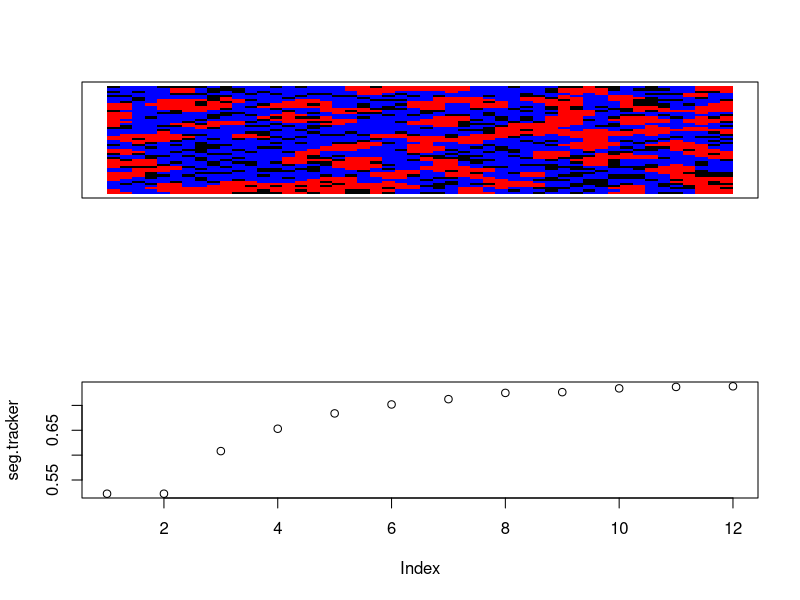

Here is the R script that generated this plot:
# model parameters ####
rows <- 50 
cols <- 50
proportion.group.1 <- .4 # proportion of red agents
empty <- .2 # proportion of grid that will be empty space
min.similarity <- 3/8 # minimum proportion of neighbors that are the same type to not move

# create.grid ####
# generates a rows x column matrix and randomly places the initial population
# values in the matrix are either 0, 1, or 2
# if 0, the space is empty
# 1 and 2 represent the two different groups
create.grid <- function(rows, cols, proportion.group.1, empty){
  pop.size.group.1 <- (rows*cols)*(1-empty)*proportion.group.1
  pop.size.group.2 <- (rows*cols)*(1-empty)*(1-proportion.group.1)
  
  initial.population <- sample(c(
    rep(1, pop.size.group.1), 
    rep(2, pop.size.group.2), 
    rep(0, (rows*cols)-pop.size.group.1-pop.size.group.2)
  ))
  grid <- matrix(initial.population, nrow=rows, ncol=cols)
}

# visualize.grid ####
# outputs a visualization of the grid, with red squares representing group 1,
# blue squares group 2, and black squares empty locations.
visualize.grid <- function(grid){
  image(grid, col=c('black','red','blue'), xaxs=NULL, yaxs=NULL, xaxt='n', yaxt='n')
}

# empty.locations ####
# returns all the locations in the grid that are empty
# output is an N x 2 array, with N equal to the number of empty locations
# the 2 columns contain the row and column of the empty location.
empty.locations <- function(grid){
  return(which(grid==0, arr.ind=T))
}

# similarity.to.center ####
# takes a grid and the center.val of that grid and returns
# the proportion of cells that are the same as the center,
# ignoring empty cells. the center.val must be specified
# manually in case the grid has an even number of rows or 
# columns
similarity.to.center <- function(grid.subset, center.val){
  if(center.val == 0){ return(NA) }
  same <- sum(grid.subset==center.val) - 1
  not.same <- sum(grid.subset!=center.val) - sum(grid.subset==0)
  return(same/(same+not.same))
}

# segregation ####
# computes the proportion of neighbors who are from the same group
segregation <- function(grid){
  same.count <- 0
  diff.count <- 0
  for(row in 1:(nrow(grid)-1)){
    for(col in 1:(ncol(grid)-1)){
      if(grid[row,col] != 0 && grid[row+1,col+1] != 0){
        if(grid[row,col] != grid[row+1,col+1]){
          diff.count <- diff.count + 1
        } else {
          same.count <- same.count + 1
        }
      }
    }
  }
  return(same.count / (same.count + diff.count))
}

# unhappy.agents ####
# takes a grid and a minimum similarity threshold and computes
# a list of all of the agents that are unhappy with their 
# current location. the output is N x 2, with N equal to the
# number of unhappy agents and the columns representing the 
# location (row, col) of the unhappy agent in the grid
unhappy.agents <- function(grid, min.similarity){
  grid.copy <- grid
  for(row in 1:rows){
    for(col in 1:cols){
      similarity.score <- similarity.to.center(grid[max(0, row-1):min(rows,row+1), max(0,col-1):min(cols,col+1)], grid[row,col])
      if(is.na(similarity.score)){
        grid.copy[row,col] <- NA
      } else {
        grid.copy[row,col] <- similarity.score >= min.similarity
      }
    }
  }
  return(which(grid.copy==FALSE, arr.ind = T))
}

# one.round ####
# runs a single round of the simulation. the round starts by finding
# all of the unhappy agents and empty spaces. then unhappy agents are randomly
# assigned to a new empty location. a new grid is generated to reflect all of
# the moves that took place.
one.round <- function(grid, min.similarity){
  # new.grid <- grid
  empty.spaces <- empty.locations(grid)
  unhappy <- unhappy.agents(grid, min.similarity)
  empty.spaces <- empty.spaces[sample(1:nrow(empty.spaces)), ]
  for(i in 1:nrow(empty.spaces)){
    if(i > nrow(unhappy)) {
      break;
    } else {
      grid[empty.spaces[i, 1], empty.spaces[i, 2]] <- grid[unhappy[i, 1], unhappy[i, 2]]
      grid[unhappy[i, 1], unhappy[i, 2]] <- 0
    }
  }
  return(grid)
}

# running the simulation ####
done <- FALSE # a variable to keep track of whether the simulation is complete
grid <- create.grid(rows, cols, proportion.group.1, empty)
seg.tracker <- c(segregation(grid)) # keeping a running tally of the segregation scores for each round
while(!done){
  new.grid <- one.round(grid, min.similarity) # run one round of the simulation, and store output in new.grid
  seg.tracker <- c(seg.tracker, segregation(grid)) # calculate segregation score and add to running list
  if(all(new.grid == grid)){ # check if the new.grid is identical to the last grid
    done <- TRUE # if it is, simulation is over -- no agents want to move
  } else {
    grid <- new.grid # otherwise, replace grid with new.grid, and loop again.
  }
}
layout(1:2) # change graphics device to have two plots
visualize.grid(grid) # show resulting grid
plot(seg.tracker) # plot segregation over time
